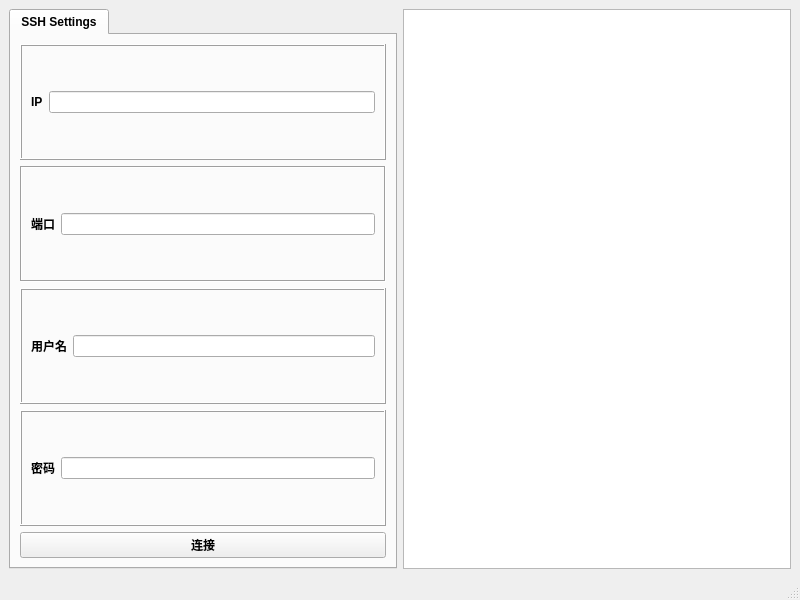
<?xml version="1.0" encoding="UTF-8"?>
<ui version="4.0">
 <class>Child_SSH_settings</class>
 <widget class="QMainWindow" name="Child_SSH_settings">
  <property name="geometry">
   <rect>
    <x>0</x>
    <y>0</y>
    <width>800</width>
    <height>600</height>
   </rect>
  </property>
  <property name="windowTitle">
   <string>MainWindow</string>
  </property>
  <widget class="QWidget" name="centralwidget">
   <layout class="QHBoxLayout" name="horizontalLayout">
    <item>
     <widget class="QTabWidget" name="tabWidget">
      <property name="font">
       <font>
        <weight>75</weight>
        <bold>true</bold>
       </font>
      </property>
      <property name="currentIndex">
       <number>0</number>
      </property>
      <widget class="QWidget" name="tab_SSH">
       <attribute name="title">
        <string>SSH Settings</string>
       </attribute>
       <layout class="QVBoxLayout" name="verticalLayout_6">
        <item>
         <layout class="QVBoxLayout" name="verticalLayout_5">
          <item>
           <widget class="QFrame" name="frame">
            <property name="frameShape">
             <enum>QFrame::Box</enum>
            </property>
            <property name="frameShadow">
             <enum>QFrame::Raised</enum>
            </property>
            <layout class="QVBoxLayout" name="verticalLayout">
             <item>
              <layout class="QHBoxLayout" name="horizontalLayout_2">
               <item>
                <widget class="QLabel" name="label">
                 <property name="font">
                  <font>
                   <weight>75</weight>
                   <bold>true</bold>
                  </font>
                 </property>
                 <property name="text">
                  <string>IP</string>
                 </property>
                </widget>
               </item>
               <item>
                <widget class="QLineEdit" name="lineEdit_2"/>
               </item>
              </layout>
             </item>
            </layout>
           </widget>
          </item>
          <item>
           <widget class="QFrame" name="frame_2">
            <property name="frameShape">
             <enum>QFrame::Box</enum>
            </property>
            <property name="frameShadow">
             <enum>QFrame::Sunken</enum>
            </property>
            <layout class="QVBoxLayout" name="verticalLayout_2">
             <item>
              <layout class="QHBoxLayout" name="horizontalLayout_3">
               <item>
                <widget class="QLabel" name="label_3">
                 <property name="font">
                  <font>
                   <weight>75</weight>
                   <bold>true</bold>
                  </font>
                 </property>
                 <property name="text">
                  <string>端口</string>
                 </property>
                </widget>
               </item>
               <item>
                <widget class="QLineEdit" name="lineEdit"/>
               </item>
              </layout>
             </item>
            </layout>
           </widget>
          </item>
          <item>
           <widget class="QFrame" name="frame_3">
            <property name="frameShape">
             <enum>QFrame::Box</enum>
            </property>
            <property name="frameShadow">
             <enum>QFrame::Raised</enum>
            </property>
            <layout class="QVBoxLayout" name="verticalLayout_3">
             <item>
              <layout class="QHBoxLayout" name="horizontalLayout_4">
               <item>
                <widget class="QLabel" name="label_4">
                 <property name="font">
                  <font>
                   <weight>75</weight>
                   <bold>true</bold>
                  </font>
                 </property>
                 <property name="text">
                  <string>用户名</string>
                 </property>
                </widget>
               </item>
               <item>
                <widget class="QLineEdit" name="lineEdit_4"/>
               </item>
              </layout>
             </item>
            </layout>
           </widget>
          </item>
          <item>
           <widget class="QFrame" name="frame_4">
            <property name="frameShape">
             <enum>QFrame::Box</enum>
            </property>
            <property name="frameShadow">
             <enum>QFrame::Raised</enum>
            </property>
            <layout class="QVBoxLayout" name="verticalLayout_4">
             <item>
              <layout class="QHBoxLayout" name="horizontalLayout_5">
               <item>
                <widget class="QLabel" name="label_5">
                 <property name="font">
                  <font>
                   <weight>75</weight>
                   <bold>true</bold>
                  </font>
                 </property>
                 <property name="text">
                  <string>密码</string>
                 </property>
                </widget>
               </item>
               <item>
                <widget class="QLineEdit" name="lineEdit_5"/>
               </item>
              </layout>
             </item>
            </layout>
           </widget>
          </item>
         </layout>
        </item>
        <item>
         <widget class="QPushButton" name="pushButton">
          <property name="font">
           <font>
            <weight>75</weight>
            <bold>true</bold>
           </font>
          </property>
          <property name="text">
           <string>连接</string>
          </property>
         </widget>
        </item>
       </layout>
      </widget>
     </widget>
    </item>
    <item>
     <widget class="QTextBrowser" name="textBrowser"/>
    </item>
   </layout>
  </widget>
  <widget class="QStatusBar" name="statusbar"/>
 </widget>
 <resources/>
 <connections/>
</ui>
